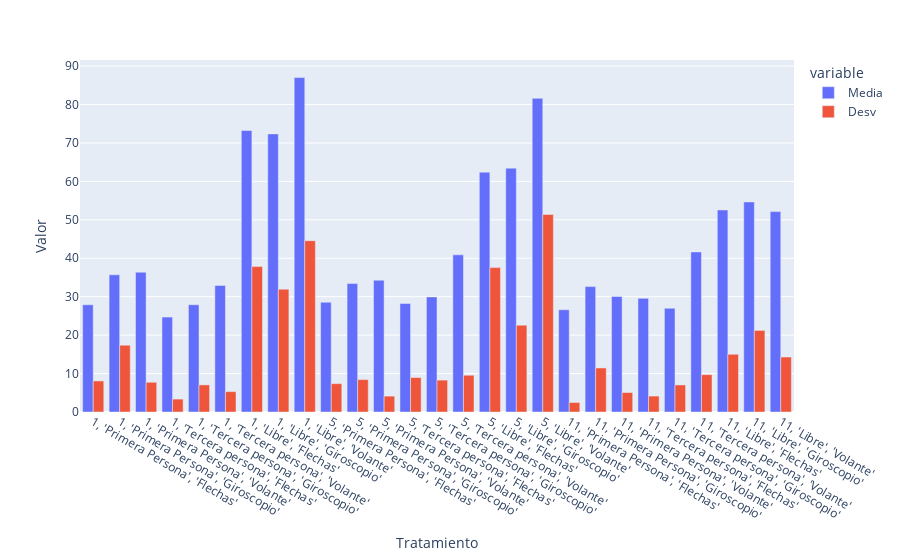

Notebook cell for this chart:
### Code cell
graph = px.bar(dat,x=dat.index, y=dat.columns, barmode="group")
graph.update_xaxes(title_text="Tratamiento")
graph.update_yaxes(title_text="Valor")

### Figure 1 — Plotly figure (JSON) as saved in the notebook; plotly's stock layout.template omitted (floating-point values rounded to 4 significant figures)
{"data": [{"alignmentgroup": "True", "hovertemplate": "variable=Media<br>index=%{x}<br>value=%{y}<extra></extra>", "legendgroup": "Media", "marker": {"color": "#636efa", "pattern": {"shape": ""}}, "name": "Media", "offsetgroup": "Media", "orientation": "v", "showlegend": true, "textposition": "auto", "type": "bar", "x": ["1, 'Primera Persona', 'Flechas'", "1, 'Primera Persona', 'Giroscopio'", "1, 'Primera Persona', 'Volante'", "1, 'Tercera persona', 'Flechas'", "1, 'Tercera persona', 'Giroscopio'", "1, 'Tercera persona', 'Volante'", "1, 'Libre', 'Flechas'", "1, 'Libre', 'Giroscopio'", "1, 'Libre', 'Volante'", "5, 'Primera Persona', 'Flechas'", "5, 'Primera Persona', 'Giroscopio'", "5, 'Primera Persona', 'Volante'", "5, 'Tercera persona', 'Flechas'", "5, 'Tercera persona', 'Giroscopio'", "5, 'Tercera persona', 'Volante'", "5, 'Libre', 'Flechas'", "5, 'Libre', 'Giroscopio'", "5, 'Libre', 'Volante'", "11, 'Primera Persona', 'Flechas'", "11, 'Primera Persona', 'Giroscopio'", "11, 'Primera Persona', 'Volante'", "11, 'Tercera persona', 'Flechas'", "11, 'Tercera persona', 'Giroscopio'", "11, 'Tercera persona', 'Volante'", "11, 'Libre', 'Flechas'", "11, 'Libre', 'Giroscopio'", "11, 'Libre', 'Volante'"], "xaxis": "x", "y": [27.91, 35.69, 36.38, 24.69, 27.91, 32.94, 73.25, 72.37, 87.01, 28.55, 33.42, 34.29, 28.22, 29.95, 40.89, 62.4, 63.45, 81.61, 26.6, 32.63, 30.05, 29.57, 26.99, 41.66, 52.57, 54.67, 52.15], "yaxis": "y"}, {"alignmentgroup": "True", "hovertemplate": "variable=Desv<br>index=%{x}<br>value=%{y}<extra></extra>", "legendgroup": "Desv", "marker": {"color": "#EF553B", "pattern": {"shape": ""}}, "name": "Desv", "offsetgroup": "Desv", "orientation": "v", "showlegend": true, "textposition": "auto", "type": "bar", "x": ["1, 'Primera Persona', 'Flechas'", "1, 'Primera Persona', 'Giroscopio'", "1, 'Primera Persona', 'Volante'", "1, 'Tercera persona', 'Flechas'", "1, 'Tercera persona', 'Giroscopio'", "1, 'Tercera persona', 'Volante'", "1, 'Libre', 'Flechas'", "1, 'Libre', 'Giroscopio'", "1, 'Libre', 'Volante'", "5, 'Primera Persona', 'Flechas'", "5, 'Primera Persona', 'Giroscopio'", "5, 'Primera Persona', 'Volante'", "5, 'Tercera persona', 'Flechas'", "5, 'Tercera persona', 'Giroscopio'", "5, 'Tercera persona', 'Volante'", "5, 'Libre', 'Flechas'", "5, 'Libre', 'Giroscopio'", "5, 'Libre', 'Volante'", "11, 'Primera Persona', 'Flechas'", "11, 'Primera Persona', 'Giroscopio'", "11, 'Primera Persona', 'Volante'", "11, 'Tercera persona', 'Flechas'", "11, 'Tercera persona', 'Giroscopio'", "11, 'Tercera persona', 'Volante'", "11, 'Libre', 'Flechas'", "11, 'Libre', 'Giroscopio'", "11, 'Libre', 'Volante'"], "xaxis": "x", "y": [8.082, 17.38, 7.736, 3.36, 7.051, 5.307, 37.84, 31.95, 44.58, 7.384, 8.433, 4.132, 8.965, 8.297, 9.563, 37.58, 22.6, 51.39, 2.478, 11.46, 5.061, 4.141, 7.039, 9.717, 15.02, 21.23, 14.31], "yaxis": "y"}], "layout": {"barmode": "group", "legend": {"title": {"text": "variable"}, "tracegroupgap": 0}, "margin": {"t": 60}, "xaxis": {"anchor": "y", "domain": [0, 1], "title": {"text": "Tratamiento"}}, "yaxis": {"anchor": "x", "domain": [0, 1], "title": {"text": "Valor"}}}}
